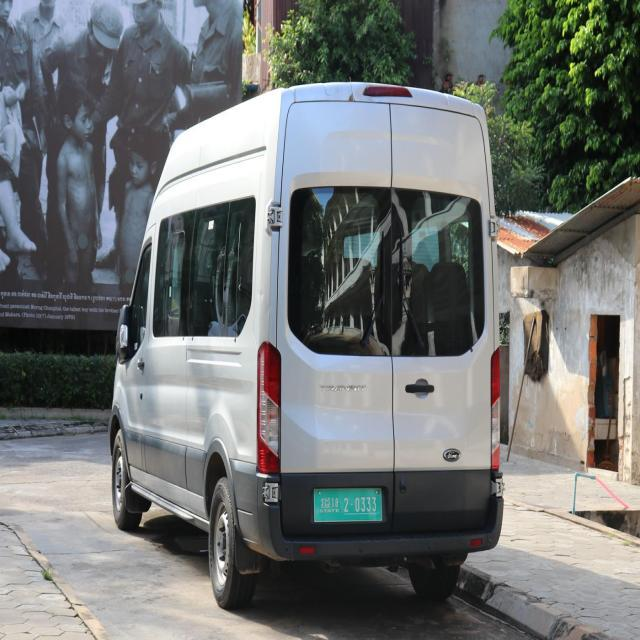
#> input picture data/number_annotation/upload/23114309_jpg.rf.3e3a2b742f60051050864314a7fd2286.jpg, 640 x 640 px, found by its file name; its folder holds 3 pictures in this run
$ python make_montage.py
#> lines starting #> are read from the running program, lines starting #| are printed output that depends on the picture; pictures that were not available may be replaced by others from this repository, and a replacement may not be noted
#!/usr/bin/env python3
"""
scripts/tools/make_montage.py
=============================
Compose number crops into indexed montage images so they can be transcribed in
bulk (e.g. by a vision model reading each montage). Writes a JSON map from the
global index shown on each cell -> the crop's relative path.

Output:
    results/montages/montage_00.jpg ...
    results/montages/montage_map.json   { "0": "data/crnn_crops/train/xxx.jpg", ... }

Run:
    python scripts/tools/make_montage.py --split train --count 160 --per 20 --cols 2
"""

from __future__ import annotations

import argparse
import csv
import json
import sys
from pathlib import Path

PROJECT_ROOT = next((p for p in Path(__file__).resolve().parents if (p / "src").is_dir()),
                    Path(__file__).resolve().parents[2])
CROPS_ROOT = PROJECT_ROOT / "data" / "crnn_crops"
REAL_CSV = CROPS_ROOT / "real_labels.csv"
OUT_DIR = PROJECT_ROOT / "results" / "montages"
IMG_EXTS = {".jpg", ".jpeg", ".png"}


def load_done():
    done = set()
    if REAL_CSV.exists():
        with open(REAL_CSV, encoding="utf-8", newline="") as f:
            for r in csv.DictReader(f):
                done.add(r["image_path"])
    return done


def main() -> None:
    ap = argparse.ArgumentParser()
    ap.add_argument("--split", default="train", choices=["train", "valid", "test"])
    ap.add_argument("--count", type=int, default=160)
    ap.add_argument("--per", type=int, default=20)
    ap.add_argument("--cols", type=int, default=2)
    ap.add_argument("--offset", type=int, default=0, help="Skip this many crops first.")
    args = ap.parse_args()

    import cv2
    import numpy as np

    d = CROPS_ROOT / args.split
    crops = sorted(str(p) for p in d.iterdir() if p.suffix.lower() in IMG_EXTS)
    done = load_done()
    crops = [c for c in crops
             if Path(c).relative_to(PROJECT_ROOT).as_posix() not in done]
    crops = crops[args.offset: args.offset + args.count]
    if not crops:
        print("[X] no unlabelled crops for this split.")
        sys.exit(1)

    OUT_DIR.mkdir(parents=True, exist_ok=True)
    for old in OUT_DIR.glob("*"):
        old.unlink()

    cols = args.cols
    rows = (args.per + cols - 1) // cols
    cw, ch, lh = 460, 92, 30           # cell width, crop height, label strip
    cell_h = ch + lh
    clahe = cv2.createCLAHE(clipLimit=2.5, tileGridSize=(8, 8))

    mapping = {}
    gi = 0
    montage_idx = 0
    for start in range(0, len(crops), args.per):
        batch = crops[start:start + args.per]
        canvas = np.full((rows * cell_h, cols * cw, 3), 30, np.uint8)
        for j, path in enumerate(batch):
            r, c = j // cols, j % cols
            x, y = c * cw, r * cell_h
            gray = cv2.imread(path, cv2.IMREAD_GRAYSCALE)
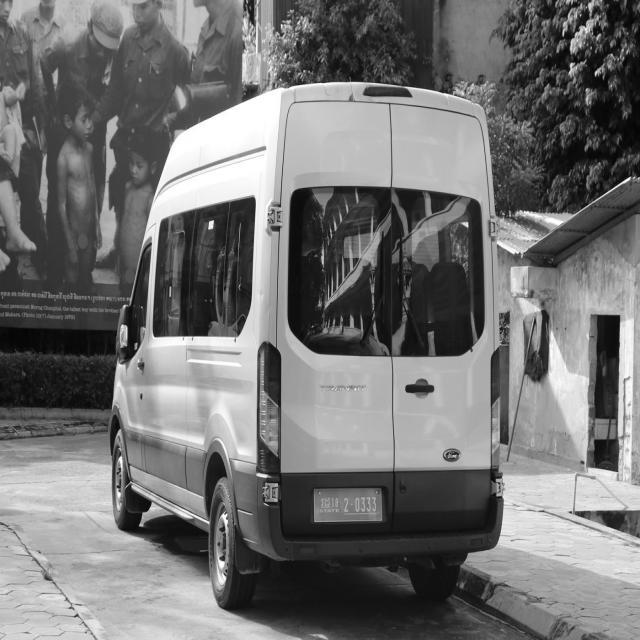
#> gray: shape (640, 640); min 0, max 255, mean 114.3
            if gray is None:
                continue
            enh = clahe.apply(gray)
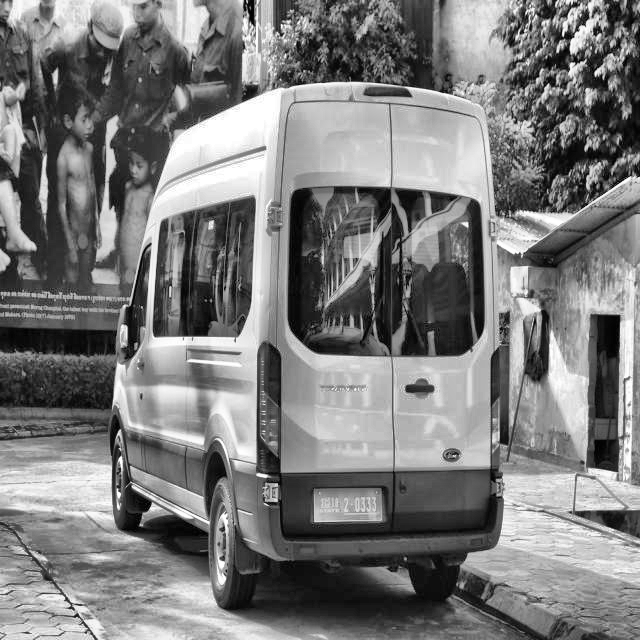
#> enh: shape (640, 640); min 0, max 255, mean 123.3
            enh = cv2.resize(enh, (cw - 12, ch), interpolation=cv2.INTER_CUBIC)
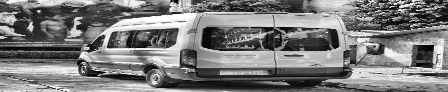
#> enh: shape (92, 448); min 0, max 255, mean 123.4
            enh = cv2.cvtColor(enh, cv2.COLOR_GRAY2BGR)
#> enh: shape (92, 448, 3)
            cv2.putText(canvas, f"#{gi}", (x + 6, y + 22),
                        cv2.FONT_HERSHEY_SIMPLEX, 0.7, (0, 255, 255), 2)
            canvas[y + lh:y + lh + ch, x + 6:x + 6 + (cw - 12)] = enh
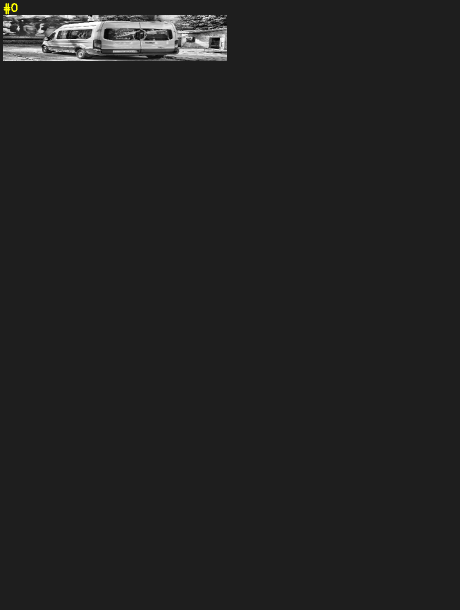
#> canvas: shape (1220, 920, 3) (shown at 1/2 size); mean B, G, R 33.4, 33.5, 33.5
            mapping[str(gi)] = Path(path).relative_to(PROJECT_ROOT).as_posix()
            gi += 1
        out = OUT_DIR / f"montage_{montage_idx:02d}.jpg"
        cv2.imwrite(str(out), canvas)
        montage_idx += 1

    (OUT_DIR / "montage_map.json").write_text(
        json.dumps(mapping, indent=0), encoding="utf-8")
    print(f"[OK] {montage_idx} montages, {gi} crops -> {OUT_DIR}")
    print(f"map -> {OUT_DIR / 'montage_map.json'}")


if __name__ == "__main__":
    main()

$ run again, on data/province_crops/test/13/113332245_114758286987149_4951281623135264547_n_jpg.rf.5bb20ae63c55e2558ba0706c0ed44534_250.jpg
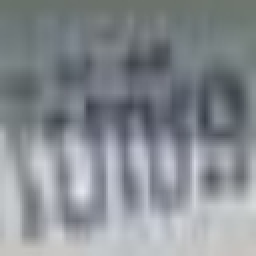
#> input picture data/province_crops/test/13/113332245_114758286987149_4951281623135264547_n_jpg.rf.5bb20ae63c55e2558ba0706c0ed44534_250.jpg, 128 x 128 px, found by its file name (shown 2 times larger)
#> in main, `enh = cv2.resize(enh, (cw - 12, ch), interpolation=cv2.INTER_CUBIC)`:
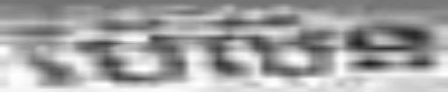
#> enh: shape (92, 448); min 32, max 255, mean 162.5
#> in main, `canvas[y + lh:y + lh + ch, x + 6:x + 6 + (cw - 12)] = enh`:
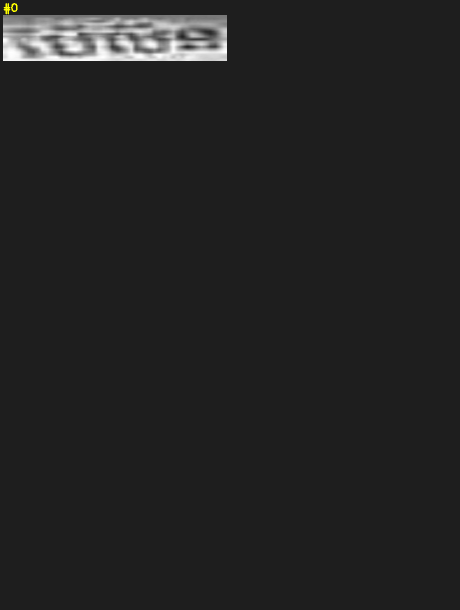
#> canvas: shape (1220, 920, 3) (shown at 1/2 size); mean B, G, R 34.9, 34.9, 34.9
